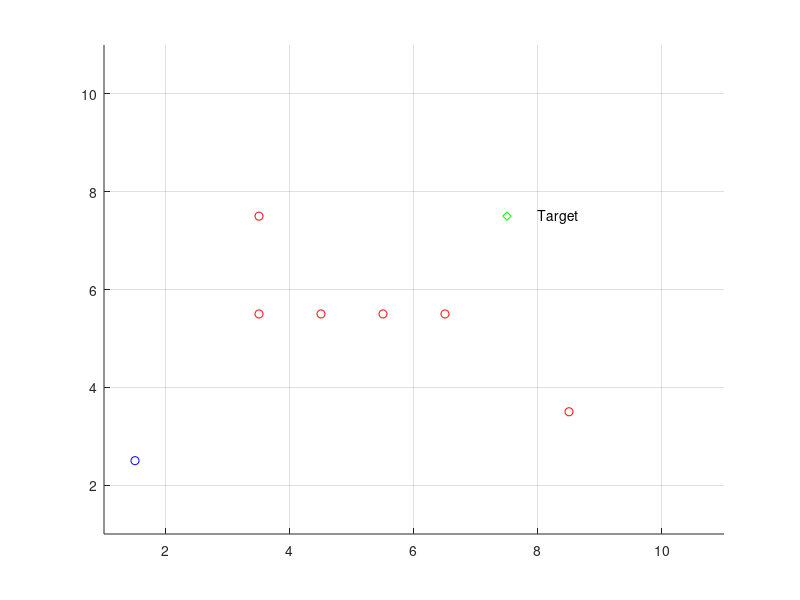

MATLAB code to generate this figure: (Note: this script raises an error after producing the figure.)
%%%%%%%%%%%%%%%%%%%%%%%%%%%%%%%%%%%%%%%%%%%%%%%%%%%%%
% A* ALGORITHM Demo
% Interactive A* search demo
% 04-26-2005
%   Copyright 2009-2010 The MathWorks, Inc.
%%%%%%%%%%%%%%%%%%%%%%%%%%%%%%%%%%%%%%%%%%%%%%%%%%%%%
addpath('C:\Users\IceFox\Desktop\ERMINE\MATLAB\Robot_PC')
addpath('C:\Users\IceFox\Desktop\ERMINE\MATLAB\Robot_PC\Maps')
%function Wp = Robot_PC_Astar_robot(gs, Gobs, )

gs = [10 10];
Gobs = zeros(gs(1),gs(2));
MAX_VAL=10;
shape = 8;

Gobs(3,5) = 1;
Gobs(4,5) = 1;
Gobs(5,5) = 1;
Gobs(6,5) = 1;
Gobs(8,3) = 1;
Gobs(3,7) = 1;

scg = [1 2]; % start center grid
gcg = [7 7]; % goal center grid
rcg = scg;
MAP=2*(ones(gs(1),gs(2)));

% Obtain Obstacle, Target and Robot Position
% Initialize the MAP with input values
% Obstacle=-1,Target = 0,Robot=1,Space=2
j=0;
x_val = 1;
y_val = 1;
axis([1 gs(1)+1 1 gs(2)+1])
grid on;
hold on;
n=0;%Number of Obstacles

MAP(gcg(1),gcg(2))=0;%Initialize MAP with location of the target
plot(gcg(1)+.5,gcg(2)+.5,'gd');
text(gcg(1)+1,gcg(2)+.5,'Target')

for idxx = 1:gs(1)
    for idxy = 1:gs(2)
        if Gobs(idxx, idxy) == 1
            MAP(idxx,idxy) = -1;
            plot(idxx+0.5, idxy+0.5, 'ro');
        end
    end
end
 

MAP(scg(1),scg(2))=1;
plot(scg(1)+0.5,scg(2)+0.5,'bo');
%End of obstacle-Target pickup

%%%%%%%%%%%%%%%%%%%%%%%%%%%%%%%%%%%%%%%%%%%%%%%%%%%%%%%%%%%%%%%%%%%%%%%%%%%%%%%%%%%%%%%%%%%%%%%
%LISTS USED FOR ALGORITHM
%%%%%%%%%%%%%%%%%%%%%%%%%%%%%%%%%%%%%%%%%%%%%%%%%%%%%%%%%%%%%%%%%%%%%%%%%%%%%%%%%%%%%%%%%%%%%%%
%OPEN LIST STRUCTURE
%--------------------------------------------------------------------------
%IS ON LIST 1/0 |X val |Y val |Parent X val |Parent Y val |h(n) |g(n)|f(n)|
%--------------------------------------------------------------------------
OPEN=[];
%CLOSED LIST STRUCTURE
%--------------
%X val | Y val |
%--------------
% CLOSED=zeros(MAX_VAL,2);
CLOSED=[];

%Put all obstacles on the Closed list
k=1;%Dummy counter
for i=1:gs(1)
    for j=1:gs(2)
        if(MAP(i,j) == -1)
            CLOSED(k,1)=i; 
            CLOSED(k,2)=j; 
            k=k+1;
        end
    end
end
CLOSED_COUNT=size(CLOSED,1);
%set the starting node as the first node
OPEN_COUNT=1;
path_cost=0;
goal_distance=distance(rcg(1),rcg(2),gcg(1),gcg(2));
OPEN(OPEN_COUNT,:)=insert_open(rcg(1),rcg(2),rcg(1),rcg(2),path_cost,goal_distance,goal_distance);
OPEN(OPEN_COUNT,1)=0;
CLOSED_COUNT=CLOSED_COUNT+1;
CLOSED(CLOSED_COUNT,1)=rcg(1);
CLOSED(CLOSED_COUNT,2)=rcg(2);
NoPath=1;

%for idxclo = 1:size(CLOSED,1)
%    Gobs(CLOSED(idxclo,1), CLOSED(idxclo,2)) = 1;
%end
    
%%%%%%%%%%%%%%%%%%%%%%%%%%%%%%%%%%%%%%%%%%%%%%%%%%%%%%%%%%%%%%%%%%%%%%%%%%%%%%%%%%%%%%%%%%%%%
% START ALGORITHM
%%%%%%%%%%%%%%%%%%%%%%%%%%%%%%%%%%%%%%%%%%%%%%%%%%%%%%%%%%%%%%%%%%%%%%%%%%%%%%%%%%%%%%%%%%%%%
while((rcg(1) ~= gcg(1) || rcg(2) ~= gcg(2)) && NoPath == 1)
%  plot(rcg(1)+.5,rcg(2)+.5,'go');
 exp_array=Robot_PC_expand_array(rcg,path_cost,gcg,CLOSED,gs,shape,Gobs);
 exp_count=size(exp_array,1);
 %UPDATE LIST OPEN WITH THE SUCCESSOR NODES
 %OPEN LIST FORMAT
 %--------------------------------------------------------------------------
 %IS ON LIST 1/0 |X val |Y val |Parent X val |Parent Y val |h(n) |g(n)|f(n)|
 %--------------------------------------------------------------------------
 %EXPANDED ARRAY FORMAT
 %--------------------------------
 %|X val |Y val ||h(n) |g(n)|f(n)|
 %--------------------------------
 for i=1:exp_count
    flag=0;
    for j=1:OPEN_COUNT
        if(exp_array(i,1) == OPEN(j,2) && exp_array(i,2) == OPEN(j,3) )
            OPEN(j,8)=min(OPEN(j,8),exp_array(i,5)); %#ok<*SAGROW>
            if OPEN(j,8)== exp_array(i,5)
                %UPDATE PARENTS,gn,hn
                OPEN(j,4)=rcg(1);
                OPEN(j,5)=rcg(2);
                OPEN(j,6)=exp_array(i,3);
                OPEN(j,7)=exp_array(i,4);
            end;%End of minimum fn check
            flag=1;
        end;%End of node check
%         if flag == 1
%             break;
    end;%End of j for
    if flag == 0
        OPEN_COUNT = OPEN_COUNT+1;
        OPEN(OPEN_COUNT,:)=insert_open(exp_array(i,1),exp_array(i,2),rcg(1),rcg(2),exp_array(i,3),exp_array(i,4),exp_array(i,5));
     end;%End of insert new element into the OPEN list
 end;%End of i for
 %%%%%%%%%%%%%%%%%%%%%%%%%%%%%%%%%%%%%%%%%%%%%%%%%%%
 %END OF WHILE LOOP
 %%%%%%%%%%%%%%%%%%%%%%%%%%%%%%%%%%%%%%%%%%%%%%%%%%%
 %Find out the node with the smallest fn 
  index_min_node = min_fn(OPEN,OPEN_COUNT,gcg(1),gcg(2));
  if (index_min_node ~= -1)    
   %Set rcg(1) and rcg(2) to the node with minimum fn
   rcg(1)=OPEN(index_min_node,2);
   rcg(2)=OPEN(index_min_node,3);
   path_cost=OPEN(index_min_node,6);%Update the cost of reaching the parent node
  %Move the Node to list CLOSED
  CLOSED_COUNT=CLOSED_COUNT+1;
  CLOSED(CLOSED_COUNT,1)=rcg(1);
  CLOSED(CLOSED_COUNT,2)=rcg(2);
  OPEN(index_min_node,1)=0;
  else
      %No path exists to the Target!!
      NoPath=0;%Exits the loop!
  end;%End of index_min_node check
end;%End of While Loop
%Once algorithm has run The optimal path is generated by starting of at the
%last node(if it is the target node) and then identifying its parent node
%until it reaches the start node.This is the optimal path

i=size(CLOSED,1);
Optimal_path=[];
rcg(1)=CLOSED(i,1);
rcg(2)=CLOSED(i,2);
i=1;
Optimal_path(i,1)=rcg(1);
Optimal_path(i,2)=rcg(2);
i=i+1;

if ( (rcg(1) == gcg(1)) && (rcg(2) == gcg(2)))
    inode=0;
   %Traverse OPEN and determine the parent nodes
   parent_x=OPEN(node_index(OPEN,rcg(1),rcg(2)),4);%node_index returns the index of the node
   parent_y=OPEN(node_index(OPEN,rcg(1),rcg(2)),5);
   
   while( parent_x ~= scg(1) || parent_y ~= scg(2))
           Optimal_path(i,1) = parent_x;
           Optimal_path(i,2) = parent_y;
           %Get the grandparents:-)
           inode=node_index(OPEN,parent_x,parent_y);
           parent_x=OPEN(inode,4);%node_index returns the index of the node
           parent_y=OPEN(inode,5);
           i=i+1;
    end;
 j=size(Optimal_path,1);
 %Plot the Optimal Path!
 p=plot(Optimal_path(j,1)+.5,Optimal_path(j,2)+.5,'bo');
 j=j-1;
 for i=j:-1:1
  pause(.25);
  set(p,'XData',Optimal_path(i,1)+.5,'YData',Optimal_path(i,2)+.5);
 drawnow ;
 end;
 plot(Optimal_path(:,1)+.5,Optimal_path(:,2)+.5);
else
 pause(1);
 h=msgbox('Sorry, No path exists to the Target!','warn');
 uiwait(h,5);
end

    





